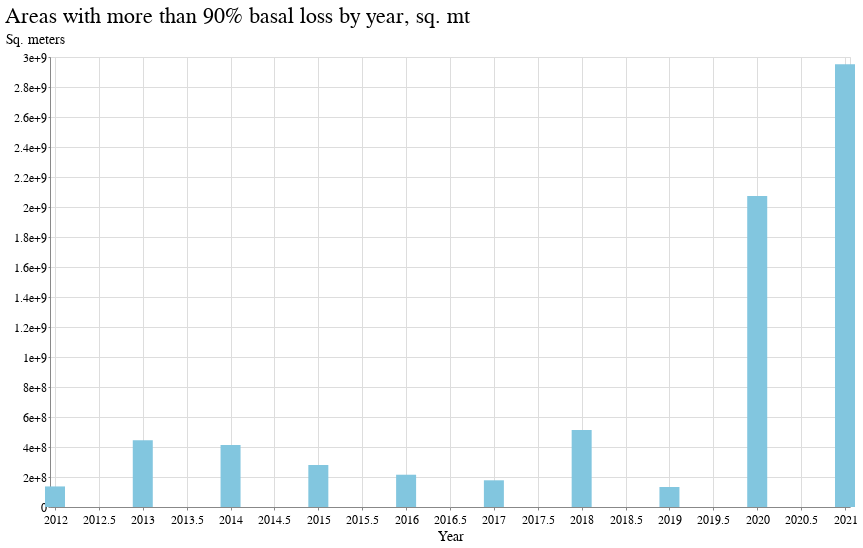

Notebook source saved alongside this figure:
### Code cell
ba_loss_ninety = ba_by_index[ba_by_index.ind == 7].reset_index(drop=True)

alt.Chart(ba_loss_ninety, title="Areas with more than 90% basal loss by year, sq. mt").mark_bar(size=20).encode(
    x=alt.X(
        "year",
        title="Year",
        axis=alt.Axis(format=''),
        scale=alt.Scale(domain=[2012, 2021])
    ),
    y=alt.Y(
        'sqm',
        title='Sq. meters',
        axis=alt.Axis(format=""),
    ),
    tooltip=['year', 'sqm']
)

### Figure 1 — Vega-Lite specification as saved in the notebook (floating-point values rounded to 4 significant figures)
{"config": {"view": {"width": 800, "height": 450}, "background": "#ffffff", "title": {"anchor": "start", "font": "BentonGothic-Bold, sans", "fontColor": "#000000", "fontSize": 22, "fontWeight": "normal"}, "arc": {"fill": "#82c6df"}, "area": {"fill": "#82c6df"}, "line": {"stroke": "#82c6df", "strokeWidth": 3}, "path": {"stroke": "#82c6df"}, "rect": {"fill": "#82c6df"}, "shape": {"stroke": "#82c6df"}, "bar": {"fill": "#82c6df"}, "point": {"stroke": "#82c6df"}, "symbol": {"fill": "#82c6df", "size": 30}, "axis": {"titleFont": "BentonGothic-Bold, sans", "titleFontSize": 14, "titleFontWeight": "normal", "labelFont": "BentonGothic, sans", "labelFontSize": 12, "labelFontWeight": "normal"}, "axisX": {"labelAngle": 0, "labelPadding": 4, "tickSize": 3}, "axisY": {"labelBaseline": "middle", "maxExtent": 45, "minExtent": 45, "tickSize": 2, "titleAlign": "left", "titleAngle": 0, "titleX": -45, "titleY": -11}, "legend": {"titleFont": "BentonGothic-Bold, sans", "titleFontSize": 14, "titleFontWeight": "normal", "symbolType": "square", "labelFont": "BentonGothic, sans", "labelFontSize": 13}, "range": {"category": ["#3580b1", "#ec8431", "#ab7fb4", "#c89d29", "#adc839", "#829eb1"], "diverging": ["#e68a4f", "#f4bb6a", "#f9e39c", "#dadfe2", "#a6b7c6", "#849eae"], "heatmap": ["#fbf2c7", "#f9e39c", "#f8d36e", "#f4bb6a", "#e68a4f", "#d15a40", "#ab4232"], "ordinal": ["#fbf2c7", "#f9e39c", "#f8d36e", "#f4bb6a", "#e68a4f", "#d15a40", "#ab4232"], "ramp": ["#fbf2c7", "#f9e39c", "#f8d36e", "#f4bb6a", "#e68a4f", "#d15a40", "#ab4232"]}}, "data": {"name": "data-9d0b2a7145162b2476287a5e98d102f0"}, "mark": {"type": "bar", "size": 20}, "encoding": {"tooltip": [{"field": "year", "type": "quantitative"}, {"field": "sqm", "type": "quantitative"}], "x": {"axis": {"format": ""}, "field": "year", "scale": {"domain": [2012, 2021]}, "title": "Year", "type": "quantitative"}, "y": {"axis": {"format": ""}, "field": "sqm", "title": "Sq. meters", "type": "quantitative"}}, "title": "Areas with more than 90% basal loss by year, sq. mt", "$schema": "https://vega.github.io/schema/vega-lite/v4.17.0.json", "datasets": {"data-9d0b2a7145162b2476287a5e98d102f0": [{"year": 2012, "ind": 7, "ind_name": ">=90%", "sqm": 137100000.0, "percent_of_total": 0.2134}, {"year": 2013, "ind": 7, "ind_name": ">=90%", "sqm": 444400000.0, "percent_of_total": 0.338}, {"year": 2014, "ind": 7, "ind_name": ">=90%", "sqm": 413400000.0, "percent_of_total": 0.4792}, {"year": 2015, "ind": 7, "ind_name": ">=90%", "sqm": 280600000.0, "percent_of_total": 0.3947}, {"year": 2016, "ind": 7, "ind_name": ">=90%", "sqm": 215200000.0, "percent_of_total": 0.5152}, {"year": 2017, "ind": 7, "ind_name": ">=90%", "sqm": 178000000.0, "percent_of_total": 0.2958}, {"year": 2018, "ind": 7, "ind_name": ">=90%", "sqm": 513000000.0, "percent_of_total": 0.2459}, {"year": 2019, "ind": 7, "ind_name": ">=90%", "sqm": 133300000.0, "percent_of_total": 0.3796}, {"year": 2020, "ind": 7, "ind_name": ">=90%", "sqm": 2074000000.0, "percent_of_total": 0.4735}, {"year": 2021, "ind": 7, "ind_name": ">=90%", "sqm": 2951000000.0, "percent_of_total": 0.433}]}}
